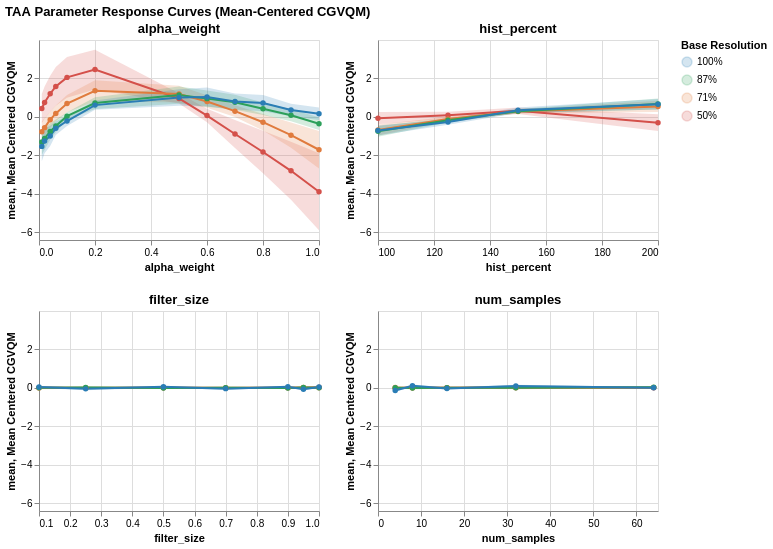

Here is the notebook cell this chart was saved with:
### Code cell
agg = df.groupby(['parameter', 'resolution', 'value'])['score_centered'].agg(['mean', 'std', 'count']).reset_index()
agg['ci95'] = 1.96 * (agg['std'] / np.sqrt(agg['count']))
agg['resolution'] = agg['resolution'].astype(str) + '%'

y_min = (agg['mean'] - agg['ci95']).min() - 0.5
y_max = (agg['mean'] + agg['ci95']).max() + 0.5
y_scale = alt.Scale(domain=[y_min, y_max])

charts = []
for param in PARAMS:
    sub = agg[agg['parameter'] == param]
    band = alt.Chart(sub).mark_errorband(opacity=0.2).encode(
        x=alt.X('value:Q', title=param),
        y=alt.Y('mean:Q', scale=y_scale),
        yError='ci95:Q',
        color=alt.Color('resolution:N', scale=color_scale, sort=res_order)
    )
    line = alt.Chart(sub).mark_line(point=True).encode(
        x=alt.X('value:Q', title=param),
        y=alt.Y('mean:Q', title='Mean Centered CGVQM', scale=y_scale),
        color=alt.Color('resolution:N', title='Base Resolution', scale=color_scale, sort=res_order),
        tooltip=['resolution', 'value', alt.Tooltip('mean:Q', format='.3f'), alt.Tooltip('ci95:Q', format='.3f')]
    )
    charts.append((band + line).properties(title=f'{param}', width=280, height=200))

alt.vconcat(*[alt.hconcat(*charts[:2]), alt.hconcat(*charts[2:])]).resolve_scale(color='shared').properties(
    title='TAA Parameter Response Curves (Mean-Centered CGVQM)'
)

### Figure 1 — Vega-Lite specification as saved in the notebook (floating-point values rounded to 4 significant figures)
{"config": {"view": {"continuousWidth": 300, "continuousHeight": 300}}, "vconcat": [{"hconcat": [{"layer": [{"mark": {"type": "errorband", "opacity": 0.2}, "encoding": {"color": {"field": "resolution", "scale": {"domain": ["100%", "87%", "71%", "50%"], "range": ["#2a7db5", "#2ca05a", "#e07b3d", "#d4504a"]}, "sort": ["100%", "87%", "71%", "50%"], "type": "nominal"}, "x": {"field": "value", "title": "alpha_weight", "type": "quantitative"}, "y": {"field": "mean", "scale": {"domain": [-6.397, 3.982]}, "type": "quantitative"}, "yError": {"field": "ci95"}}}, {"mark": {"type": "line", "point": true}, "encoding": {"color": {"field": "resolution", "scale": {"domain": ["100%", "87%", "71%", "50%"], "range": ["#2a7db5", "#2ca05a", "#e07b3d", "#d4504a"]}, "sort": ["100%", "87%", "71%", "50%"], "title": "Base Resolution", "type": "nominal"}, "tooltip": [{"field": "resolution", "type": "nominal"}, {"field": "value", "type": "quantitative"}, {"field": "mean", "format": ".3f", "type": "quantitative"}, {"field": "ci95", "format": ".3f", "type": "quantitative"}], "x": {"field": "value", "title": "alpha_weight", "type": "quantitative"}, "y": {"field": "mean", "scale": {"domain": [-6.397, 3.982]}, "title": "Mean Centered CGVQM", "type": "quantitative"}}}], "data": {"name": "data-637325ffd3760d01943e40e42c86f2dd"}, "height": 200, "title": "alpha_weight", "width": 280}, {"layer": [{"mark": {"type": "errorband", "opacity": 0.2}, "encoding": {"color": {"field": "resolution", "scale": {"domain": ["100%", "87%", "71%", "50%"], "range": ["#2a7db5", "#2ca05a", "#e07b3d", "#d4504a"]}, "sort": ["100%", "87%", "71%", "50%"], "type": "nominal"}, "x": {"field": "value", "title": "hist_percent", "type": "quantitative"}, "y": {"field": "mean", "scale": {"domain": [-6.397, 3.982]}, "type": "quantitative"}, "yError": {"field": "ci95"}}}, {"mark": {"type": "line", "point": true}, "encoding": {"color": {"field": "resolution", "scale": {"domain": ["100%", "87%", "71%", "50%"], "range": ["#2a7db5", "#2ca05a", "#e07b3d", "#d4504a"]}, "sort": ["100%", "87%", "71%", "50%"], "title": "Base Resolution", "type": "nominal"}, "tooltip": [{"field": "resolution", "type": "nominal"}, {"field": "value", "type": "quantitative"}, {"field": "mean", "format": ".3f", "type": "quantitative"}, {"field": "ci95", "format": ".3f", "type": "quantitative"}], "x": {"field": "value", "title": "hist_percent", "type": "quantitative"}, "y": {"field": "mean", "scale": {"domain": [-6.397, 3.982]}, "title": "Mean Centered CGVQM", "type": "quantitative"}}}], "data": {"name": "data-9c4e0b7355debc02b711f435f13a50ad"}, "height": 200, "title": "hist_percent", "width": 280}]}, {"hconcat": [{"layer": [{"mark": {"type": "errorband", "opacity": 0.2}, "encoding": {"color": {"field": "resolution", "scale": {"domain": ["100%", "87%", "71%", "50%"], "range": ["#2a7db5", "#2ca05a", "#e07b3d", "#d4504a"]}, "sort": ["100%", "87%", "71%", "50%"], "type": "nominal"}, "x": {"field": "value", "title": "filter_size", "type": "quantitative"}, "y": {"field": "mean", "scale": {"domain": [-6.397, 3.982]}, "type": "quantitative"}, "yError": {"field": "ci95"}}}, {"mark": {"type": "line", "point": true}, "encoding": {"color": {"field": "resolution", "scale": {"domain": ["100%", "87%", "71%", "50%"], "range": ["#2a7db5", "#2ca05a", "#e07b3d", "#d4504a"]}, "sort": ["100%", "87%", "71%", "50%"], "title": "Base Resolution", "type": "nominal"}, "tooltip": [{"field": "resolution", "type": "nominal"}, {"field": "value", "type": "quantitative"}, {"field": "mean", "format": ".3f", "type": "quantitative"}, {"field": "ci95", "format": ".3f", "type": "quantitative"}], "x": {"field": "value", "title": "filter_size", "type": "quantitative"}, "y": {"field": "mean", "scale": {"domain": [-6.397, 3.982]}, "title": "Mean Centered CGVQM", "type": "quantitative"}}}], "data": {"name": "data-4c468becb2d68f17247b52808ff0f6a9"}, "height": 200, "title": "filter_size", "width": 280}, {"layer": [{"mark": {"type": "errorband", "opacity": 0.2}, "encoding": {"color": {"field": "resolution", "scale": {"domain": ["100%", "87%", "71%", "50%"], "range": ["#2a7db5", "#2ca05a", "#e07b3d", "#d4504a"]}, "sort": ["100%", "87%", "71%", "50%"], "type": "nominal"}, "x": {"field": "value", "title": "num_samples", "type": "quantitative"}, "y": {"field": "mean", "scale": {"domain": [-6.397, 3.982]}, "type": "quantitative"}, "yError": {"field": "ci95"}}}, {"mark": {"type": "line", "point": true}, "encoding": {"color": {"field": "resolution", "scale": {"domain": ["100%", "87%", "71%", "50%"], "range": ["#2a7db5", "#2ca05a", "#e07b3d", "#d4504a"]}, "sort": ["100%", "87%", "71%", "50%"], "title": "Base Resolution", "type": "nominal"}, "tooltip": [{"field": "resolution", "type": "nominal"}, {"field": "value", "type": "quantitative"}, {"field": "mean", "format": ".3f", "type": "quantitative"}, {"field": "ci95", "format": ".3f", "type": "quantitative"}], "x": {"field": "value", "title": "num_samples", "type": "quantitative"}, "y": {"field": "mean", "scale": {"domain": [-6.397, 3.982]}, "title": "Mean Centered CGVQM", "type": "quantitative"}}}], "data": {"name": "data-495fcba746fd2c0a3f455f22866c14bc"}, "height": 200, "title": "num_samples", "width": 280}]}], "resolve": {"scale": {"color": "shared"}}, "title": "TAA Parameter Response Curves (Mean-Centered CGVQM)", "$schema": "https://vega.github.io/schema/vega-lite/v6.1.0.json", "datasets": {"data-637325ffd3760d01943e40e42c86f2dd": [{"parameter": "alpha_weight", "resolution": "50%", "value": 0.01, "mean": 0.4271, "std": 1.724, "count": 20, "ci95": 0.7555}, {"parameter": "alpha_weight", "resolution": "50%", "value": 0.02, "mean": 0.7351, "std": 1.902, "count": 20, "ci95": 0.8337}, {"parameter": "alpha_weight", "resolution": "50%", "value": 0.04, "mean": 1.194, "std": 2.134, "count": 20, "ci95": 0.9352}, {"parameter": "alpha_weight", "resolution": "50%", "value": 0.06, "mean": 1.575, "std": 2.291, "count": 20, "ci95": 1.004}, {"parameter": "alpha_weight", "resolution": "50%", "value": 0.1, "mean": 2.042, "std": 2.42, "count": 20, "ci95": 1.061}, {"parameter": "alpha_weight", "resolution": "50%", "value": 0.2, "mean": 2.447, "std": 2.362, "count": 20, "ci95": 1.035}, {"parameter": "alpha_weight", "resolution": "50%", "value": 0.5, "mean": 0.9498, "std": 0.6141, "count": 20, "ci95": 0.2692}, {"parameter": "alpha_weight", "resolution": "50%", "value": 0.6, "mean": 0.05921, "std": 0.8025, "count": 20, "ci95": 0.3517}, {"parameter": "alpha_weight", "resolution": "50%", "value": 0.7, "mean": -0.8962, "std": 1.655, "count": 20, "ci95": 0.7253}, {"parameter": "alpha_weight", "resolution": "50%", "value": 0.8, "mean": -1.83, "std": 2.522, "count": 20, "ci95": 1.106}, {"parameter": "alpha_weight", "resolution": "50%", "value": 0.9, "mean": -2.807, "std": 3.428, "count": 20, "ci95": 1.502}, {"parameter": "alpha_weight", "resolution": "50%", "value": 1.0, "mean": -3.896, "std": 4.566, "count": 20, "ci95": 2.001}, {"parameter": "alpha_weight", "resolution": "71%", "value": 0.01, "mean": -0.778, "std": 1.218, "count": 20, "ci95": 0.5339}, {"parameter": "alpha_weight", "resolution": "71%", "value": 0.02, "mean": -0.5658, "std": 1.126, "count": 20, "ci95": 0.4935}, {"parameter": "alpha_weight", "resolution": "71%", "value": 0.04, "mean": -0.1546, "std": 0.985, "count": 20, "ci95": 0.4317}, {"parameter": "alpha_weight", "resolution": "71%", "value": 0.06, "mean": 0.1716, "std": 0.9363, "count": 20, "ci95": 0.4104}, {"parameter": "alpha_weight", "resolution": "71%", "value": 0.1, "mean": 0.6819, "std": 1.029, "count": 20, "ci95": 0.4511}, {"parameter": "alpha_weight", "resolution": "71%", "value": 0.2, "mean": 1.346, "std": 1.236, "count": 20, "ci95": 0.5415}, {"parameter": "alpha_weight", "resolution": "71%", "value": 0.5, "mean": 1.174, "std": 1.004, "count": 20, "ci95": 0.4401}, {"parameter": "alpha_weight", "resolution": "71%", "value": 0.6, "mean": 0.79, "std": 0.7316, "count": 20, "ci95": 0.3207}, {"parameter": "alpha_weight", "resolution": "71%", "value": 0.7, "mean": 0.2887, "std": 0.7044, "count": 20, "ci95": 0.3087}, {"parameter": "alpha_weight", "resolution": "71%", "value": 0.8, "mean": -0.2841, "std": 0.9678, "count": 20, "ci95": 0.4241}, {"parameter": "alpha_weight", "resolution": "71%", "value": 0.9, "mean": -0.956, "std": 1.489, "count": 20, "ci95": 0.6526}, {"parameter": "alpha_weight", "resolution": "71%", "value": 1.0, "mean": -1.714, "std": 2.23, "count": 20, "ci95": 0.9773}, {"parameter": "alpha_weight", "resolution": "87%", "value": 0.01, "mean": -1.313, "std": 1.535, "count": 20, "ci95": 0.6727}, {"parameter": "alpha_weight", "resolution": "87%", "value": 0.02, "mean": -1.129, "std": 1.32, "count": 20, "ci95": 0.5787}, {"parameter": "alpha_weight", "resolution": "87%", "value": 0.04, "mean": -0.7645, "std": 0.9718, "count": 20, "ci95": 0.4259}, {"parameter": "alpha_weight", "resolution": "87%", "value": 0.06, "mean": -0.4751, "std": 0.7601, "count": 20, "ci95": 0.3331}, {"parameter": "alpha_weight", "resolution": "87%", "value": 0.1, "mean": 0.02669, "std": 0.4599, "count": 20, "ci95": 0.2016}, {"parameter": "alpha_weight", "resolution": "87%", "value": 0.2, "mean": 0.71, "std": 0.6941, "count": 20, "ci95": 0.3042}, {"parameter": "alpha_weight", "resolution": "87%", "value": 0.5, "mean": 1.123, "std": 1.024, "count": 20, "ci95": 0.449}, {"parameter": "alpha_weight", "resolution": "87%", "value": 0.6, "mean": 0.9397, "std": 0.9643, "count": 20, "ci95": 0.4226}, {"parameter": "alpha_weight", "resolution": "87%", "value": 0.7, "mean": 0.7514, "std": 0.8775, "count": 20, "ci95": 0.3846}, {"parameter": "alpha_weight", "resolution": "87%", "value": 0.8, "mean": 0.4137, "std": 0.7275, "count": 20, "ci95": 0.3189}, {"parameter": "alpha_weight", "resolution": "87%", "value": 0.9, "mean": 0.07836, "std": 0.7122, "count": 20, "ci95": 0.3121}, {"parameter": "alpha_weight", "resolution": "87%", "value": 1.0, "mean": -0.3609, "std": 0.7521, "count": 20, "ci95": 0.3296}, {"parameter": "alpha_weight", "resolution": "100%", "value": 0.01, "mean": -1.538, "std": 1.774, "count": 20, "ci95": 0.7776}, {"parameter": "alpha_weight", "resolution": "100%", "value": 0.02, "mean": -1.262, "std": 1.452, "count": 20, "ci95": 0.6363}, {"parameter": "alpha_weight", "resolution": "100%", "value": 0.04, "mean": -0.9962, "std": 1.203, "count": 20, "ci95": 0.5273}, {"parameter": "alpha_weight", "resolution": "100%", "value": 0.06, "mean": -0.6009, "std": 0.7988, "count": 20, "ci95": 0.3501}, {"parameter": "alpha_weight", "resolution": "100%", "value": 0.1, "mean": -0.2217, "std": 0.5909, "count": 20, "ci95": 0.259}, {"parameter": "alpha_weight", "resolution": "100%", "value": 0.2, "mean": 0.6026, "std": 0.5596, "count": 20, "ci95": 0.2453}, {"parameter": "alpha_weight", "resolution": "100%", "value": 0.5, "mean": 0.9991, "std": 0.9849, "count": 20, "ci95": 0.4316}, {"parameter": "alpha_weight", "resolution": "100%", "value": 0.6, "mean": 1.022, "std": 1.122, "count": 20, "ci95": 0.4919}, {"parameter": "alpha_weight", "resolution": "100%", "value": 0.7, "mean": 0.7897, "std": 0.9347, "count": 20, "ci95": 0.4096}, {"parameter": "alpha_weight", "resolution": "100%", "value": 0.8, "mean": 0.7074, "std": 0.9555, "count": 20, "ci95": 0.4188}, {"parameter": "alpha_weight", "resolution": "100%", "value": 0.9, "mean": 0.3461, "std": 0.7362, "count": 20, "ci95": 0.3227}, {"parameter": "alpha_weight", "resolution": "100%", "value": 1.0, "mean": 0.1529, "std": 0.741, "count": 20, "ci95": 0.3248}], "data-9c4e0b7355debc02b711f435f13a50ad": [{"parameter": "hist_percent", "resolution": "50%", "value": 100.0, "mean": -0.07749, "std": 0.727, "count": 20, "ci95": 0.3186}, {"parameter": "hist_percent", "resolution": "50%", "value": 125.0, "mean": 0.07866, "std": 0.4157, "count": 20, "ci95": 0.1822}, {"parameter": "hist_percent", "resolution": "50%", "value": 150.0, "mean": 0.3059, "std": 0.3843, "count": 20, "ci95": 0.1684}, {"parameter": "hist_percent", "resolution": "50%", "value": 200.0, "mean": -0.307, "std": 0.9873, "count": 20, "ci95": 0.4327}, {"parameter": "hist_percent", "resolution": "71%", "value": 100.0, "mean": -0.6867, "std": 0.6476, "count": 20, "ci95": 0.2838}, {"parameter": "hist_percent", "resolution": "71%", "value": 125.0, "mean": -0.1179, "std": 0.254, "count": 20, "ci95": 0.1113}, {"parameter": "hist_percent", "resolution": "71%", "value": 150.0, "mean": 0.2706, "std": 0.2423, "count": 20, "ci95": 0.1062}, {"parameter": "hist_percent", "resolution": "71%", "value": 200.0, "mean": 0.534, "std": 0.6629, "count": 20, "ci95": 0.2905}, {"parameter": "hist_percent", "resolution": "87%", "value": 100.0, "mean": -0.7567, "std": 0.6414, "count": 20, "ci95": 0.2811}, {"parameter": "hist_percent", "resolution": "87%", "value": 125.0, "mean": -0.187, "std": 0.2503, "count": 20, "ci95": 0.1097}, {"parameter": "hist_percent", "resolution": "87%", "value": 150.0, "mean": 0.2871, "std": 0.2471, "count": 20, "ci95": 0.1083}, {"parameter": "hist_percent", "resolution": "87%", "value": 200.0, "mean": 0.6566, "std": 0.6479, "count": 20, "ci95": 0.2839}, {"parameter": "hist_percent", "resolution": "100%", "value": 100.0, "mean": -0.711, "std": 0.5855, "count": 20, "ci95": 0.2566}, {"parameter": "hist_percent", "resolution": "100%", "value": 125.0, "mean": -0.2753, "std": 0.324, "count": 20, "ci95": 0.142}, {"parameter": "hist_percent", "resolution": "100%", "value": 150.0, "mean": 0.3364, "std": 0.327, "count": 20, "ci95": 0.1433}, {"parameter": "hist_percent", "resolution": "100%", "value": 200.0, "mean": 0.6499, "std": 0.615, "count": 20, "ci95": 0.2695}], "data-4c468becb2d68f17247b52808ff0f6a9": [{"parameter": "filter_size", "resolution": "50%", "value": 0.1, "mean": 0.005882, "std": 0.08596, "count": 20, "ci95": 0.03767}, {"parameter": "filter_size", "resolution": "50%", "value": 0.25, "mean": -0.01539, "std": 0.1191, "count": 20, "ci95": 0.05218}, {"parameter": "filter_size", "resolution": "50%", "value": 0.5, "mean": -0.0008203, "std": 0.07591, "count": 20, "ci95": 0.03327}, {"parameter": "filter_size", "resolution": "50%", "value": 0.7, "mean": -0.0131, "std": 0.1167, "count": 20, "ci95": 0.05115}, {"parameter": "filter_size", "resolution": "50%", "value": 0.9, "mean": 0.002611, "std": 0.08599, "count": 20, "ci95": 0.03769}, {"parameter": "filter_size", "resolution": "50%", "value": 0.95, "mean": 0.001544, "std": 0.08755, "count": 20, "ci95": 0.03837}, {"parameter": "filter_size", "resolution": "50%", "value": 1.0, "mean": 0.01927, "std": 0.08623, "count": 20, "ci95": 0.03779}, {"parameter": "filter_size", "resolution": "71%", "value": 0.1, "mean": -0.01644, "std": 0.1297, "count": 20, "ci95": 0.05685}, {"parameter": "filter_size", "resolution": "71%", "value": 0.25, "mean": 0.002828, "std": 0.1213, "count": 20, "ci95": 0.05317}, {"parameter": "filter_size", "resolution": "71%", "value": 0.5, "mean": 0.002011, "std": 0.09059, "count": 20, "ci95": 0.0397}, {"parameter": "filter_size", "resolution": "71%", "value": 0.7, "mean": -0.001454, "std": 0.1235, "count": 20, "ci95": 0.05412}, {"parameter": "filter_size", "resolution": "71%", "value": 0.9, "mean": 0.004888, "std": 0.07667, "count": 20, "ci95": 0.0336}, {"parameter": "filter_size", "resolution": "71%", "value": 0.95, "mean": 0.008458, "std": 0.1315, "count": 20, "ci95": 0.05765}, {"parameter": "filter_size", "resolution": "71%", "value": 1.0, "mean": -0.000286, "std": 0.08694, "count": 20, "ci95": 0.0381}, {"parameter": "filter_size", "resolution": "87%", "value": 0.1, "mean": -0.00324, "std": 0.1185, "count": 20, "ci95": 0.05194}, {"parameter": "filter_size", "resolution": "87%", "value": 0.25, "mean": 0.007664, "std": 0.1598, "count": 20, "ci95": 0.07004}, {"parameter": "filter_size", "resolution": "87%", "value": 0.5, "mean": -0.01524, "std": 0.1132, "count": 20, "ci95": 0.04962}, {"parameter": "filter_size", "resolution": "87%", "value": 0.7, "mean": 0.004368, "std": 0.1424, "count": 20, "ci95": 0.06239}, {"parameter": "filter_size", "resolution": "87%", "value": 0.9, "mean": -0.008183, "std": 0.1168, "count": 20, "ci95": 0.05118}, {"parameter": "filter_size", "resolution": "87%", "value": 0.95, "mean": 0.01694, "std": 0.1544, "count": 20, "ci95": 0.06765}, {"parameter": "filter_size", "resolution": "87%", "value": 1.0, "mean": -0.002306, "std": 0.1206, "count": 20, "ci95": 0.05286}, {"parameter": "filter_size", "resolution": "100%", "value": 0.1, "mean": 0.03795, "std": 0.1085, "count": 20, "ci95": 0.04753}, {"parameter": "filter_size", "resolution": "100%", "value": 0.25, "mean": -0.05901, "std": 0.1516, "count": 20, "ci95": 0.06645}, {"parameter": "filter_size", "resolution": "100%", "value": 0.5, "mean": 0.04708, "std": 0.1032, "count": 20, "ci95": 0.04524}, {"parameter": "filter_size", "resolution": "100%", "value": 0.7, "mean": -0.04658, "std": 0.1397, "count": 20, "ci95": 0.06124}, {"parameter": "filter_size", "resolution": "100%", "value": 0.9, "mean": 0.05158, "std": 0.09888, "count": 20, "ci95": 0.04334}, {"parameter": "filter_size", "resolution": "100%", "value": 0.95, "mean": -0.07288, "std": 0.1291, "count": 20, "ci95": 0.05659}, {"parameter": "filter_size", "resolution": "100%", "value": 1.0, "mean": 0.04187, "std": 0.1101, "count": 20, "ci95": 0.04827}], "data-495fcba746fd2c0a3f455f22866c14bc": [{"parameter": "num_samples", "resolution": "50%", "value": 4.0, "mean": -0.02612, "std": 0.1058, "count": 20, "ci95": 0.04638}, {"parameter": "num_samples", "resolution": "50%", "value": 8.0, "mean": 0.0175, "std": 0.1222, "count": 20, "ci95": 0.05357}, {"parameter": "num_samples", "resolution": "50%", "value": 16.0, "mean": -0.00503, "std": 0.07608, "count": 20, "ci95": 0.03334}, {"parameter": "num_samples", "resolution": "50%", "value": 32.0, "mean": 0.0165, "std": 0.1273, "count": 20, "ci95": 0.05578}, {"parameter": "num_samples", "resolution": "50%", "value": 64.0, "mean": -0.00285, "std": 0.0846, "count": 20, "ci95": 0.03708}, {"parameter": "num_samples", "resolution": "71%", "value": 4.0, "mean": 0.01173, "std": 0.113, "count": 20, "ci95": 0.04953}, {"parameter": "num_samples", "resolution": "71%", "value": 8.0, "mean": -0.01849, "std": 0.1407, "count": 20, "ci95": 0.06168}, {"parameter": "num_samples", "resolution": "71%", "value": 16.0, "mean": -0.001367, "std": 0.09589, "count": 20, "ci95": 0.04202}, {"parameter": "num_samples", "resolution": "71%", "value": 32.0, "mean": -0.007103, "std": 0.1578, "count": 20, "ci95": 0.06915}, {"parameter": "num_samples", "resolution": "71%", "value": 64.0, "mean": 0.01523, "std": 0.1062, "count": 20, "ci95": 0.04653}, {"parameter": "num_samples", "resolution": "87%", "value": 4.0, "mean": -0.005715, "std": 0.1212, "count": 20, "ci95": 0.05313}, {"parameter": "num_samples", "resolution": "87%", "value": 8.0, "mean": -0.01517, "std": 0.1584, "count": 20, "ci95": 0.06942}, {"parameter": "num_samples", "resolution": "87%", "value": 16.0, "mean": -0.002975, "std": 0.1271, "count": 20, "ci95": 0.0557}, {"parameter": "num_samples", "resolution": "87%", "value": 32.0, "mean": 0.003477, "std": 0.1656, "count": 20, "ci95": 0.07257}, {"parameter": "num_samples", "resolution": "87%", "value": 64.0, "mean": 0.02038, "std": 0.09469, "count": 20, "ci95": 0.0415}, {"parameter": "num_samples", "resolution": "100%", "value": 4.0, "mean": -0.1394, "std": 0.1393, "count": 20, "ci95": 0.06106}, {"parameter": "num_samples", "resolution": "100%", "value": 8.0, "mean": 0.09804, "std": 0.1543, "count": 20, "ci95": 0.06764}, {"parameter": "num_samples", "resolution": "100%", "value": 16.0, "mean": -0.04378, "std": 0.114, "count": 20, "ci95": 0.04997}, {"parameter": "num_samples", "resolution": "100%", "value": 32.0, "mean": 0.08764, "std": 0.1613, "count": 20, "ci95": 0.07069}, {"parameter": "num_samples", "resolution": "100%", "value": 64.0, "mean": -0.002503, "std": 0.1019, "count": 20, "ci95": 0.04464}]}}
